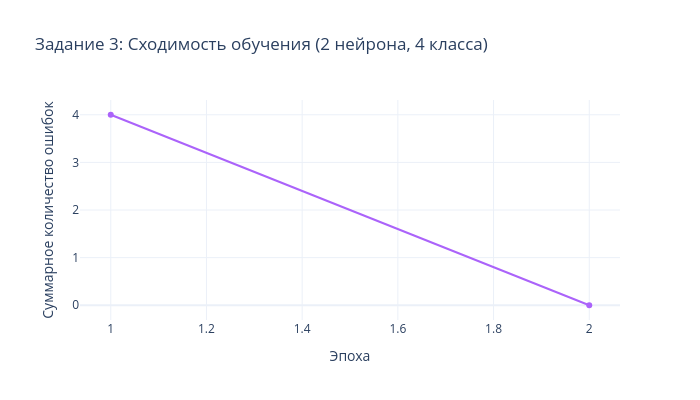

The notebook cell saved with this chart:
### Markdown cell above
### Сходимость обучения (4 класса)

### Code cell
fig_conv4 = go.Figure()
fig_conv4.add_trace(go.Scatter(
    x=list(range(1, len(perc4.errors_per_epoch) + 1)),
    y=perc4.errors_per_epoch,
    mode='lines+markers',
    marker=dict(size=6, color='#AB63FA'),
    line=dict(width=2, color='#AB63FA'),
    name='Ошибки (оба нейрона)'
))
fig_conv4.update_layout(
    title='Задание 3: Сходимость обучения (2 нейрона, 4 класса)',
    xaxis_title='Эпоха',
    yaxis_title='Суммарное количество ошибок',
    template='plotly_white',
    width=700, height=400
)
fig_conv4.write_html('report/outputs/task3_convergence.html')
fig_conv4.show()

### Figure 1 — Plotly figure (JSON) as saved in the notebook; plotly's stock layout.template omitted (floating-point values rounded to 4 significant figures)
{"data": [{"line": {"color": "#AB63FA", "width": 2}, "marker": {"color": "#AB63FA", "size": 6}, "mode": "lines+markers", "name": "Ошибки (оба нейрона)", "type": "scatter", "x": [1, 2], "y": [4, 0]}], "layout": {"height": 400, "title": {"text": "Задание 3: Сходимость обучения (2 нейрона, 4 класса)"}, "width": 700, "xaxis": {"title": {"text": "Эпоха"}}, "yaxis": {"title": {"text": "Суммарное количество ошибок"}}}}
